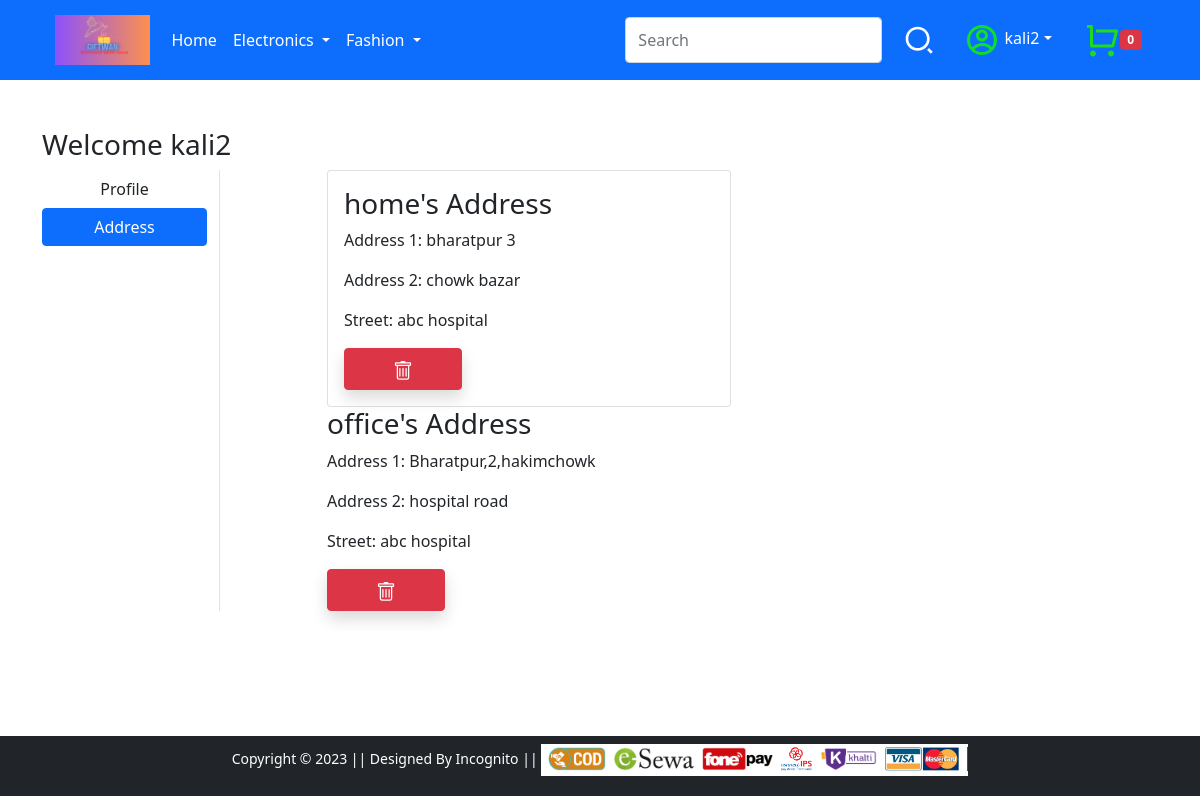
Page /address/ (signed in) on the committed database.
### app/models.py (models this page shows, shortened)
class customer(models.Model):
    user = models.ForeignKey(User,on_delete=models.CASCADE)
    name = models.CharField(max_length=50)
    main_address = models.CharField(max_length=200)
    street_address= models.CharField(max_length=200)
    additional_address = models.CharField(max_length=200)
    country = models.CharField(max_length=20 , default='unknown')
    phone_number = models.IntegerField(validators=[MaxValueValidator(9999999999),MinValueValidator(9000000000)])

### app/views.py (the view)
# urls.py: path('address/', views.address, name='address'),
def address(request):
    addresses = customer.objects.filter(user=request.user)
    try:
        cart_id = request.GET.get('cart_id')
        customer.objects.filter(id=cart_id).delete()
    except:
        pass
    return render(request, 'app/address.html',{"addresses" : addresses})

### app/context_processors.py (called while the page is built)
def common_data(request):
    if request.user.is_authenticated:
        cart_list = wishlist.objects.filter(user=request.user)
        nocart = len(cart_list)
    else:
        nocart = 0
    return{'nocart':nocart}

def delivery_time(request):
    utc_time = datetime.today()
    nepal_time = utc_time + timedelta(seconds=5*60*60+45*60)
    if int(nepal_time.strftime('%H')) < 16:
        delivery_time = 'Today'
    else:
        delivery_time = 'Tomorrow'
    return {'delivery_time':delivery_time}

### app/templates/app/address.html (shortened to what this page needs)
{% extends 'app/base.html' %}
{% load static %}
{% block main-content %}
<div class="container my-5">
 <div class="row">
 <h3>Welcome {{request.user}}</h3>
  <div class="col-sm-2 border-end">
   <ul class="list-unstyled">
    <li class="d-grid"><a href="{% url 'profile' %}" class="btn">Profile</a></li>
    <li class="d-grid"><a href="{% url 'address' %}" class="btn btn-primary">Address</a></li>
   </ul>
  </div>
  <div class="col-sm-9 offset-sm-1">
   <div class="row">
    <div class="col-sm-6">
     <div class="card">
      <div class="card-body">
        {% if addresses %}
        {% for address in addresses %}
       <h3>{{address.name}}'s Address</h3>
       <p>Address 1: {{address.main_address}}</p>
       <p>Address 2: {{address.street_address}}</p>
       <p>Street: {{address.additional_address}}</p>
     <form action="" class="d-inline">
      <button type="submit" class="btn btn-danger shadow px-5 py-2">
      </button>
     </form>      </div>
    </div>
     {% endfor %}
    {% endif %}
   </div>
   </div>
  </div>
{% endblock main-content %}

### app/templates/app/base.html (shortened to what this page needs)
<!doctype html>
{% load static %}
<html lang="en">
  <head>
    <link href="https://cdn.jsdelivr.net/npm/bootstrap@5.0.0-beta1/dist/css/bootstrap.min.css" rel="stylesheet">
    <link rel="stylesheet" href="{% static 'app/css/owl.carousel.min.css' %}">
    <link rel="stylesheet" href="{% static 'app/css/all.min.css' %}">
    <link rel="stylesheet" href="{% static 'app/css/style.css' %}">
  </head>
  <body>
    <nav class="navbar navbar-expand-lg navbar-dark bg-primary">
     <div class="container">
       <a class="btn -btn-outline-primary " href="/"><img src="{% static 'app/images/logo2.png'%}" alt="" clas="img-fluid " height="50px" ></a>
       <div class="collapse navbar-collapse" id="navbarSupportedContent">
         <ul class="navbar-nav me-auto mb-2 mb-lg-0">
           <li class="nav-item">
             <a class="nav-link active" aria-current="page" href="/">Home</a>
           </li>
           <li class="nav-item dropdown">
             <a class="nav-link dropdown-toggle text-white" href="#" id="electronicsDropdown" role="button" data-bs-toggle="dropdown" aria-expanded="false">
               Electronics
             </a>
           </li>
           <li class="nav-item dropdown">
             <a class="nav-link dropdown-toggle text-white" href="#" id="fashionDropdown" role="button" data-bs-toggle="dropdown" aria-expanded="false">
               Fashion
             </a>
           </li>
         </ul>
         <form class="d-flex" action="{% url 'searchresult'%}">
           <input class="form-control me-2" type="search" placeholder="Search" aria-label="Search" name="search">
           <button class="btn" type="submit">
           </button>
         </form>
         <div>
          <ul class="navbar-nav me-auto mb-2mb-lg-0">
           <li class="nav-item dropdown mx-2">
            {% if request.user.is_authenticated %}
              <a class="nav-link dropdown-toggle text-white" href="#" id="profileDropdown" role="button" data-bs-toggle="dropdown" aria-expanded="false">
              {{request.user}}</a>
            </li>
            <li class="nav-item mx-2" id="image">
             <a href="{% url 'cart' %}" class="nav-link ">
              <span class="badge bg-danger">{{nocart}}</span></a>
            {% endif %}
          </ul>
         </div>
       </div>
     </div>
    </nav>
    {% block main-content %} {% endblock main-content %}
    <footer class="container-fluid bg-dark text-center p-2 mb-1 ">
        <small class="text-white">Copyright &copy; 2023 || Designed By Incognito || </small>
        <img src="{% static 'app/images/payment.png' %}" alt="" srcset="" class="img-fluid" height="2px">
    </footer>
  </body>
</html>

### app/templates/app/base.html (style rules this page uses)
html { position: relative; min-height: 100%; }
body { margin-bottom: 100px; }
footer { position: absolute; bottom: 0; width: 100%; height: 60px; }

### rows in the picture
customer: name "home", main_address "bharatpur 3", street_address "chowk bazar", additional_address "abc hospital"
customer: name "office", main_address "Bharatpur,2,hakimchowk", street_address "hospital road", additional_address "abc hospital"

### other values in the picture
{{ request.user }} "kali2"
{{ nocart }} "0"
